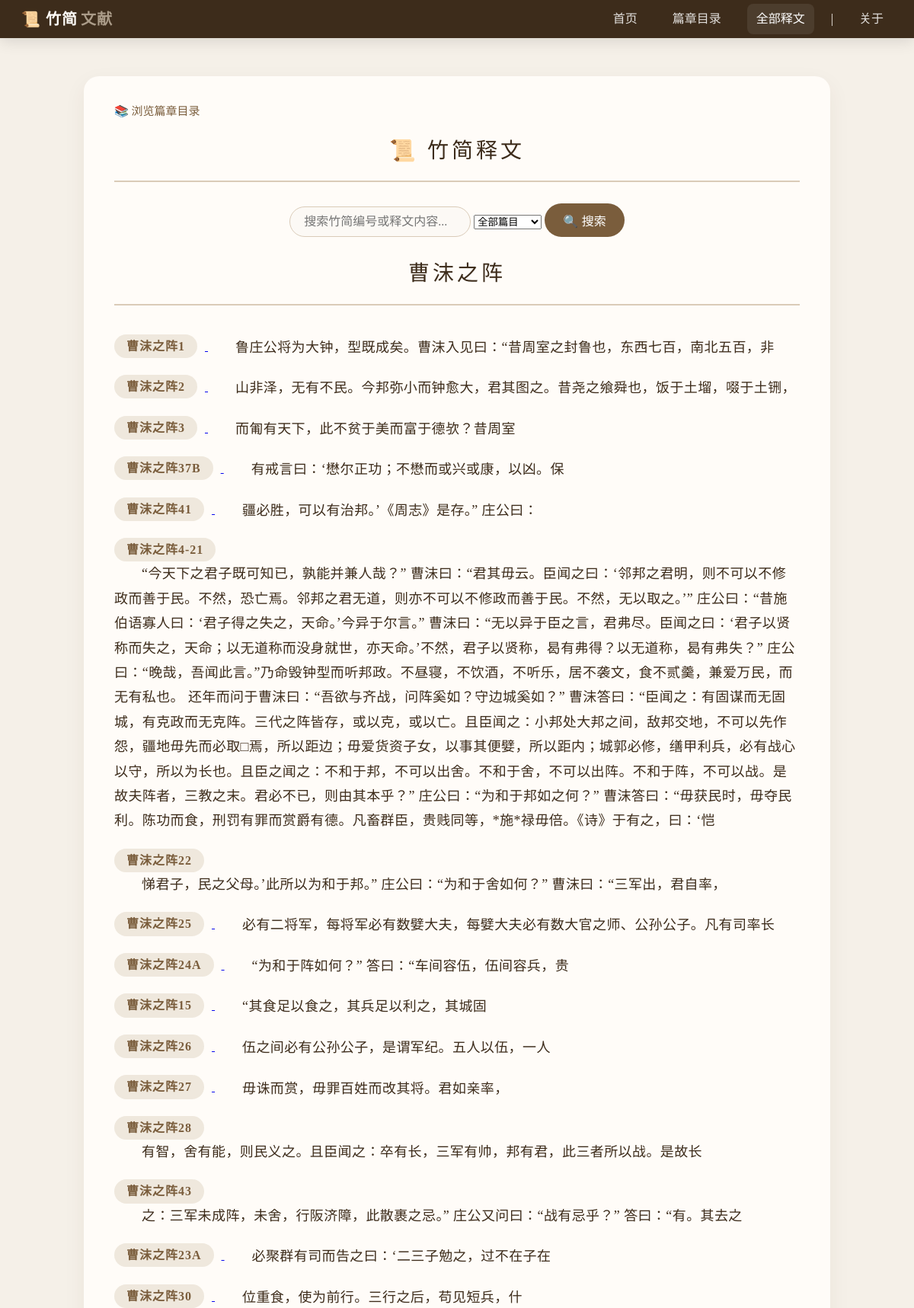
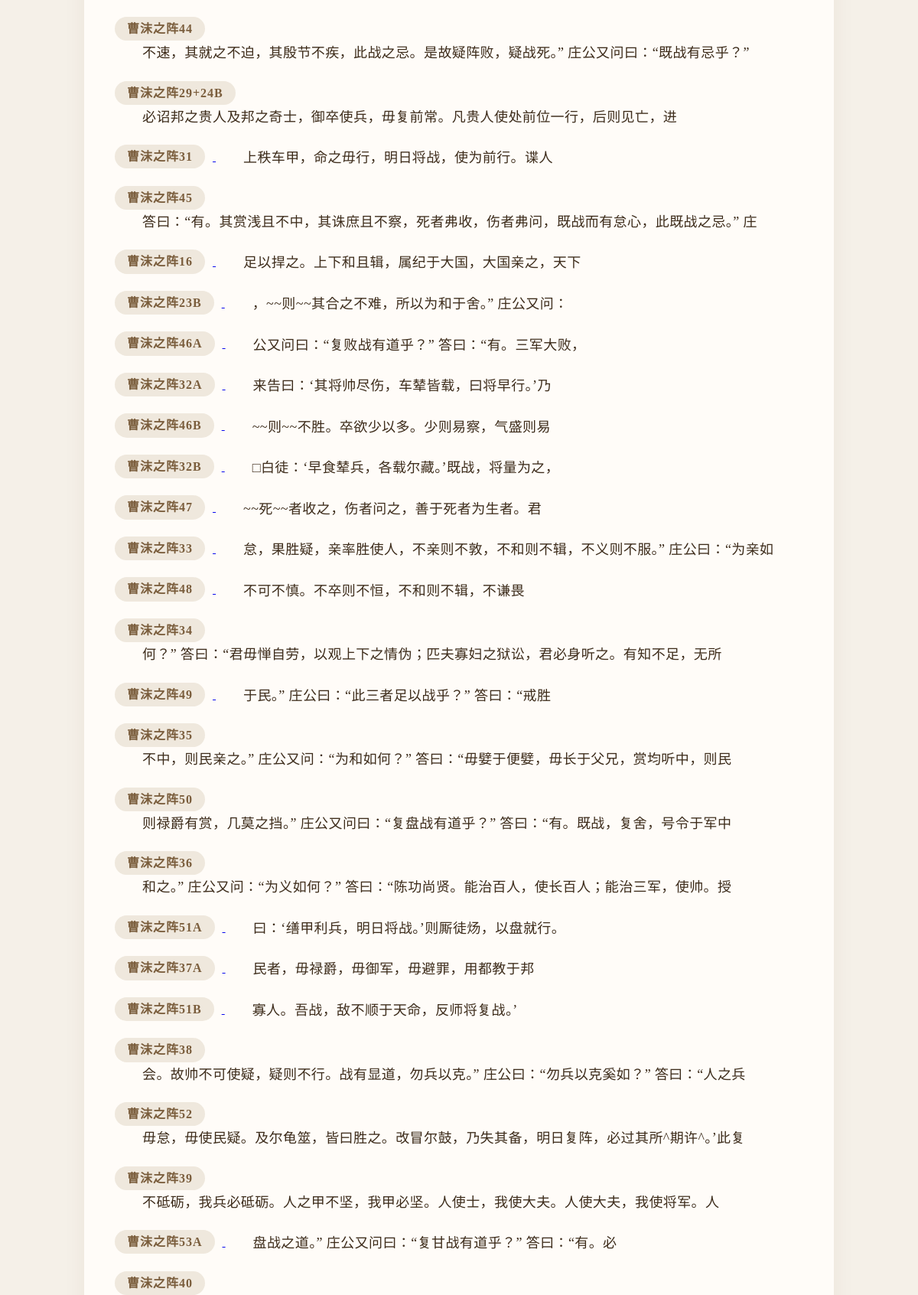
Page /all/ (upper part) on the committed database (2 pictures, top to bottom).
### texts/models.py (models this page shows, shortened)
class Chapter(models.Model):
    title = models.CharField(max_length=100, unique=True, verbose_name="篇名")
    description = models.TextField(blank=True, verbose_name="篇目说明")
    slip_order = models.JSONField(
        default=list,
        blank=True,
        verbose_name="简序",
        help_text="按顺序存储该篇所有简，如 ['41', '1', '37A', '2']"
    )

class SlipText(models.Model):
    slip_id = models.CharField(max_length=50, verbose_name="简号")
    content = models.TextField(verbose_name="释文")
    chapter = models.ForeignKey('Chapter', on_delete=models.SET_NULL, related_name='slip_texts', null=True, verbose_name="篇目")
    order = models.PositiveIntegerField(default=0, verbose_name="简序")
    source = models.CharField(max_length=200, blank=True, verbose_name="出处")
    parallel_text = models.CharField(max_length=200, blank=True, verbose_name="对读")
    image = models.ImageField(upload_to='slips/', blank=True, null=True, verbose_name="图版")
    class Meta:
        ordering = ['order']

### texts/views.py (the view)
# urls.py: path('all/', views.slip_list, name='slip_list'),
def slip_list(request):
    query = request.GET.get('q', '').strip()
    chapter_id = request.GET.get('chapter', '').strip()
    page = request.GET.get('page', 1)
    other_get = {k: v for k, v in request.GET.items() if k != 'page' and v != ''}
    get_params = urlencode(other_get)
    selected_chapter = None
    if chapter_id and chapter_id.isdigit():
        selected_chapter = Chapter.objects.filter(id=int(chapter_id)).first()
    queryset = SlipText.objects.select_related('chapter').all()
    if query:
        queryset = queryset.filter(
            Q(content__icontains=query) | Q(slip_id__icontains=query)
        )
    if chapter_id and chapter_id.isdigit():
        queryset = queryset.filter(chapter_id=int(chapter_id))
    paginated_slips = None
    paginator = None
    page_obj = None
    if query or (chapter_id and chapter_id.isdigit()):
        slips_qs = queryset.order_by('order', 'slip_id')
        paginator = Paginator(slips_qs, 20)
        try:
            page_obj = paginator.page(page)
        except PageNotAnInteger:
            page_obj = paginator.page(1)
        except EmptyPage:
            page_obj = paginator.page(paginator.num_pages)
        paginated_slips = page_obj.object_list
        chapters = Chapter.objects.order_by('title')
        chapter_data = []
    else:
        chapters_qs = Chapter.objects.order_by('title').prefetch_related(
            Prefetch('slip_texts', queryset=queryset.order_by('order', 'slip_id'), to_attr='filtered_slips')
        )
        paginator = Paginator(chapters_qs, 10)
        try:
            page_obj = paginator.page(page)
        except PageNotAnInteger:
            page_obj = paginator.page(1)
        except EmptyPage:
            page_obj = paginator.page(paginator.num_pages)
        chapters = page_obj.object_list
        chapter_data = [
            {'chapter': ch, 'slips': ch.filtered_slips}
            for ch in chapters
            if getattr(ch, 'filtered_slips', [])
        ]
    context = {
        'chapter_data': chapter_data,
        'paginated_slips': paginated_slips,
        'paginator': paginator,
        'page_obj': page_obj,
        'get_params': get_params,
        'query': query,
        'chapters': chapters,
        'selected_chapter_id': int(chapter_id) if chapter_id.isdigit() else None,
        'selected_chapter': selected_chapter,
        'query_count': queryset.count(),
    }
    return render(request, 'texts/slip_list.html', context)

### texts/templatetags/text_extras.py (called while the page is built)
@register.filter
def highlight(value, arg):
    if not arg:
        return value
    pattern = re.compile(re.escape(arg), re.IGNORECASE)
    highlighted = pattern.sub(lambda m: f'<mark>{m.group(0)}</mark>', value)
    return mark_safe(highlighted)

### texts/templates/texts/slip_list.html (shortened to what this page needs)
{% extends 'texts/base.html' %}
{% load text_extras %}
{% block content %}
        {% if selected_chapter %}
        <p><a href="{% url 'chapter_list' %}" class="back-link">← 返回篇章目录</a></p>
        <h1 class="chapter-subtitle">📜 {{ selected_chapter.title }}</h1>
            {% if selected_chapter.description %}
            <div class="chapter-annotation">
                {{ selected_chapter.description|linebreaks }}
            </div>
            {% endif %}
        {% else %}
        <p><a href="{% url 'chapter_list' %}" class="back-link">📚 浏览篇章目录</a></p>
        <h1>📜 竹简释文</h1>
        {% endif %}
        <div class="search-bar">
            <form method="get" action="">
                <input type="text" name="q" placeholder="搜索竹简编号或释文内容..." value="{{ query }}">
                <select name="chapter">
                    <option value="">全部篇目</option>
                </select>
                <button type="submit">🔍 搜索</button>
            </form>
        </div>
        {% if paginated_slips %}
            <div class="slip-list">
                {% for item in paginated_slips %}
                <div class="slip-item">
                    <a href="{% url 'slip_detail' pk=item.pk %}" class="slip-link">
                        <span class="slip-id">{{ item.slip_id }}</span>
                        <span class="slip-content">{{ item.content|linebreaksbr|highlight:query}}</span>
                    </a>
                </div>
                {% empty %}
                <div class="empty-msg">暂无匹配的释文。</div>
                {% endfor %}
            </div>
            {% if paginator and page_obj %}
            <div class="pagination" aria-label="分页">
                {% if page_obj.has_previous %}
                    <a href="?{% if get_params %}{{ get_params }}&{% endif %}page={{ page_obj.previous_page_number }}" class="button ghost">上一页</a>
                {% endif %}
                <span class="page-info">第 {{ page_obj.number }} / {{ paginator.num_pages }} 页</span>
                {% if page_obj.has_next %}
                    <a href="?{% if get_params %}{{ get_params }}&{% endif %}page={{ page_obj.next_page_number }}" class="button ghost">下一页</a>
                {% endif %}
            </div>
            {% endif %}
        {% else %}
        {% for group in chapter_data %}
        <h1 class="chapter-title">{{ group.chapter.title }}</h1>
        <div class="slip-list">
            {% for item in group.slips %}
            <div class="slip-item">
                <a href="{% url 'slip_detail' pk=item.pk %}" class="slip-link">
                    <span class="slip-id">{{ item.slip_id }}</span>
                    <span class="slip-content">{{ item.content|linebreaksbr|highlight:query}}</span>
                </a>
            </div>
            {% empty %}
            <div class="empty-msg">该篇暂无释文。</div>
            {% endfor %}
        </div>
        {% empty %}
        <div class="empty-msg">📭 暂无释文数据。</div>
        {% endfor %}
        {% endif %}
{% endblock %}

### texts/static/texts/css/style.css (style rules this page uses)
:root { --bg: #f5f0e8; --card: #fffcf8; --accent: #7a5d3c; --muted: #aa9b88; --dark: #3d2c1b; --glass: rgba(77, 56, 34, 0.06); --radius: 12px; --max-width: 980px; --content-gap: 18px; --font-serif: "Noto Serif SC", "KaiTi", "楷体", "STKaiti", serif; --font-sans: "Inter", "Segoe UI", system-ui, -apple-system, sans-serif; }
* { margin: 0; padding: 0; box-sizing: border-box; }
body { font-family: var(--font-serif); background-color: var(--bg); color: var(--dark); padding: 100px 20px 30px; line-height: 1.7; -webkit-font-smoothing: antialiased; -moz-osx-font-smoothing: grayscale; }
h1 { font-size: 28px; font-weight: normal; letter-spacing: 4px; color: var(--dark); border-bottom: 2px solid #dacbb8; padding-bottom: 16px; margin-bottom: 28px; text-align: center; }
.search-bar { display: flex; justify-content: center; gap: 12px; flex-wrap: wrap; margin: 16px 0 24px; }
.search-bar input[type="text"] { flex: 1; min-width: 200px; max-width: 500px; padding: 10px 18px; font-size: 16px; border: 1px solid #dacbb8; border-radius: 999px; background: #fcf9f5; transition: border-color 0.2s; font-family: inherit; }
.search-bar button { padding: 10px 24px; font-size: 16px; background: var(--accent); color: white; border: none; border-radius: 999px; cursor: pointer; transition: background 0.2s; }
.slip-item { padding: 10px 0; border-bottom: none; }
.slip-id { display: inline-block; font-size: 16px; font-weight: bold; color: var(--accent); background: #efe8dd; padding: 2px 16px; border-radius: 999px; margin-right: 10px; letter-spacing: 1px; }
.slip-content { display: inline-block; font-size: 18px; line-height: 1.8; color: var(--dark); font-family: var(--font-serif); text-indent: 2em; letter-spacing: 0.4px; vertical-align: middle; }
.back-link { display: inline-block; margin-bottom: 14px; color: var(--accent); text-decoration: none; font-size: 15px; }

### rows in the picture
Chapter: chapter "曹沫之阵"
SlipText: slip_id "曹沫之阵1", content|highlight "鲁庄公将为大钟，型既成矣。曹沫入见曰：“昔周室之封鲁也，东西七百，南北五百，非"
SlipText: slip_id "曹沫之阵2", content|highlight "山非泽，无有不民。今邦弥小而钟愈大，君其图之。昔尧之飨舜也，饭于土塯，啜于土铏，"
SlipText: slip_id "曹沫之阵3", content|highlight "而匍有天下，此不贫于美而富于德欤？昔周室"
SlipText: slip_id "曹沫之阵37B", content|highlight "有戒言曰：‘懋尔正功；不懋而或兴或康，以凶。保"
SlipText: slip_id "曹沫之阵41", content|highlight "疆必胜，可以有治邦。’《周志》是存。” 庄公曰："
SlipText: slip_id "曹沫之阵4-21", content|highlight "“今天下之君子既可知已，孰能并兼人哉？” 曹沫曰：“君其毋云。臣闻之曰：‘邻邦之君明，则不可以不修政而善于民。不然，恐亡焉。邻邦之君无道，则亦不可以不修政而善于民。不然，无以取之。’” 庄公曰：“昔施伯语寡人曰：‘君子得之失之，天命。’今异于尔言。” 曹沫曰：“无以异于臣之言，君弗尽。臣闻之曰：‘君子以贤称而失之，天命；以无道称而没身就世，亦天命。’不然，君子以贤称，曷有弗得？以无道称，曷有弗失？” 庄公曰：“晚哉，吾闻此言。”乃命毁钟型而听邦政。不昼寝，不饮酒，不听乐，居不袭文，食不贰羹，兼爱万民，而无有私也。 还年而问于曹沫曰：“吾欲与齐战，问阵奚如？守边城奚如？” 曹沫答曰：“臣闻之：有固谋而无固城，有克政而无克阵。三代之阵皆存，或以克，或以亡。且臣闻之：小邦处大邦之间，敌邦交地，不可以先作怨，疆地毋先而必取□焉，所以距边；毋爱货资子女，以事其便嬖，所以距内；城郭必修，缮甲利兵，必有战心以守，所以为长也。且臣之闻之：不和于邦，不可以出舍。不和于舍，不可以出阵。不和于阵，不可以战。是故夫阵者，三教之末。君必不已，则由其本乎？” 庄公曰：“为和于邦如之何？” 曹沫答曰：“毋获民时，毋夺民利。陈功而食，刑罚有罪而赏爵有德。凡畜群臣，贵贱同等，*施*禄毋倍。《诗》于有之，曰：‘恺"
SlipText: slip_id "曹沫之阵22", content|highlight "悌君子，民之父母。’此所以为和于邦。” 庄公曰：“为和于舍如何？” 曹沫曰：“三军出，君自率，"
SlipText: slip_id "曹沫之阵25", content|highlight "必有二将军，每将军必有数嬖大夫，每嬖大夫必有数大官之师、公孙公子。凡有司率长"
SlipText: slip_id "曹沫之阵24A", content|highlight "“为和于阵如何？” 答曰：“车间容伍，伍间容兵，贵"
SlipText: slip_id "曹沫之阵15", content|highlight "“其食足以食之，其兵足以利之，其城固"
SlipText: slip_id "曹沫之阵26", content|highlight "伍之间必有公孙公子，是谓军纪。五人以伍，一人"
SlipText: slip_id "曹沫之阵27", content|highlight "毋诛而赏，毋罪百姓而改其将。君如亲率，"
SlipText: slip_id "曹沫之阵28", content|highlight "有智，舍有能，则民义之。且臣闻之：卒有长，三军有帅，邦有君，此三者所以战。是故长"
SlipText: slip_id "曹沫之阵43", content|highlight "之：三军未成阵，未舍，行阪济障，此散裹之忌。” 庄公又问曰：“战有忌乎？” 答曰：“有。其去之"
SlipText: slip_id "曹沫之阵23A", content|highlight "必聚群有司而告之曰：‘二三子勉之，过不在子在"
SlipText: slip_id "曹沫之阵30", content|highlight "位重食，使为前行。三行之后，苟见短兵，什"
SlipText: slip_id "曹沫之阵44", content|highlight "不速，其就之不迫，其殷节不疾，此战之忌。是故疑阵败，疑战死。” 庄公又问曰：“既战有忌乎？”"
SlipText: slip_id "曹沫之阵29+24B", content|highlight "必诏邦之贵人及邦之奇士，御卒使兵，毋复前常。凡贵人使处前位一行，后则见亡，进"
SlipText: slip_id "曹沫之阵31", content|highlight "上秩车甲，命之毋行，明日将战，使为前行。谍人"
SlipText: slip_id "曹沫之阵45", content|highlight "答曰：“有。其赏浅且不中，其诛庶且不察，死者弗收，伤者弗问，既战而有怠心，此既战之忌。” 庄"
SlipText: slip_id "曹沫之阵16", content|highlight "足以捍之。上下和且辑，属纪于大国，大国亲之，天下"
SlipText: slip_id "曹沫之阵23B", content|highlight "，~~则~~其合之不难，所以为和于舍。” 庄公又问："
SlipText: slip_id "曹沫之阵46A", content|highlight "公又问曰：“复败战有道乎？” 答曰：“有。三军大败，"
SlipText: slip_id "曹沫之阵32A", content|highlight "来告曰：‘其将帅尽伤，车辇皆载，曰将早行。’乃"
SlipText: slip_id "曹沫之阵46B", content|highlight "~~则~~不胜。卒欲少以多。少则易察，气盛则易"
SlipText: slip_id "曹沫之阵32B", content|highlight "□白徒：‘早食辇兵，各载尔藏。’既战，将量为之，"
SlipText: slip_id "曹沫之阵47", content|highlight "~~死~~者收之，伤者问之，善于死者为生者。君"
SlipText: slip_id "曹沫之阵33", content|highlight "怠，果胜疑，亲率胜使人，不亲则不敦，不和则不辑，不义则不服。” 庄公曰：“为亲如"
SlipText: slip_id "曹沫之阵48", content|highlight "不可不慎。不卒则不恒，不和则不辑，不谦畏"
SlipText: slip_id "曹沫之阵34", content|highlight "何？” 答曰：“君毋惮自劳，以观上下之情伪；匹夫寡妇之狱讼，君必身听之。有知不足，无所"
SlipText: slip_id "曹沫之阵49", content|highlight "于民。” 庄公曰：“此三者足以战乎？” 答曰：“戒胜"
SlipText: slip_id "曹沫之阵35", content|highlight "不中，则民亲之。” 庄公又问：“为和如何？” 答曰：“毋嬖于便嬖，毋长于父兄，赏均听中，则民"
SlipText: slip_id "曹沫之阵50", content|highlight "则禄爵有赏，几莫之挡。” 庄公又问曰：“复盘战有道乎？” 答曰：“有。既战，复舍，号令于军中"
SlipText: slip_id "曹沫之阵36", content|highlight "和之。” 庄公又问：“为义如何？” 答曰：“陈功尚贤。能治百人，使长百人；能治三军，使帅。授"
SlipText: slip_id "曹沫之阵51A", content|highlight "曰：‘缮甲利兵，明日将战。’则厮徒炀，以盘就行。"
SlipText: slip_id "曹沫之阵37A", content|highlight "民者，毋禄爵，毋御军，毋避罪，用都教于邦"
SlipText: slip_id "曹沫之阵51B", content|highlight "寡人。吾战，敌不顺于天命，反师将复战。’"
SlipText: slip_id "曹沫之阵38", content|highlight "会。故帅不可使疑，疑则不行。战有显道，勿兵以克。” 庄公曰：“勿兵以克奚如？” 答曰：“人之兵"
SlipText: slip_id "曹沫之阵52", content|highlight "毋怠，毋使民疑。及尔龟筮，皆曰胜之。改冒尔鼓，乃失其备，明日复阵，必过其所^期许^。’此复"
SlipText: slip_id "曹沫之阵39", content|highlight "不砥砺，我兵必砥砺。人之甲不坚，我甲必坚。人使士，我使大夫。人使大夫，我使将军。人"
SlipText: slip_id "曹沫之阵53A", content|highlight "盘战之道。” 庄公又问曰：“复甘战有道乎？” 答曰：“有。必"
SlipText: slip_id "曹沫之阵40"
